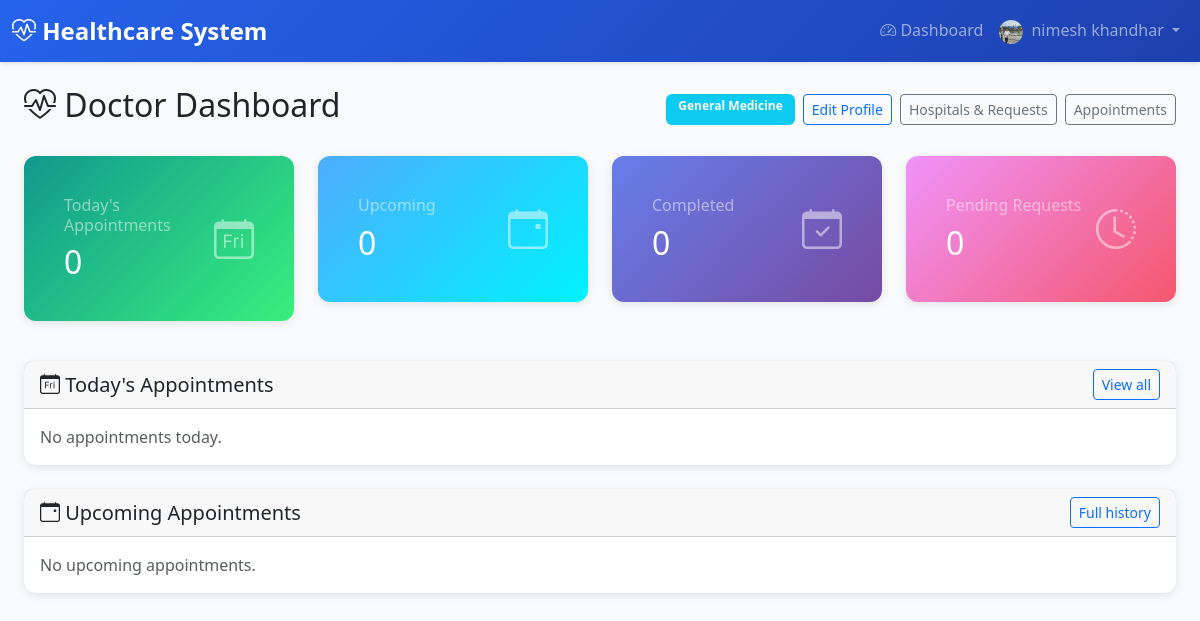
Before: /accounts/doctor/dashboard/ (signed in) with the older database file.
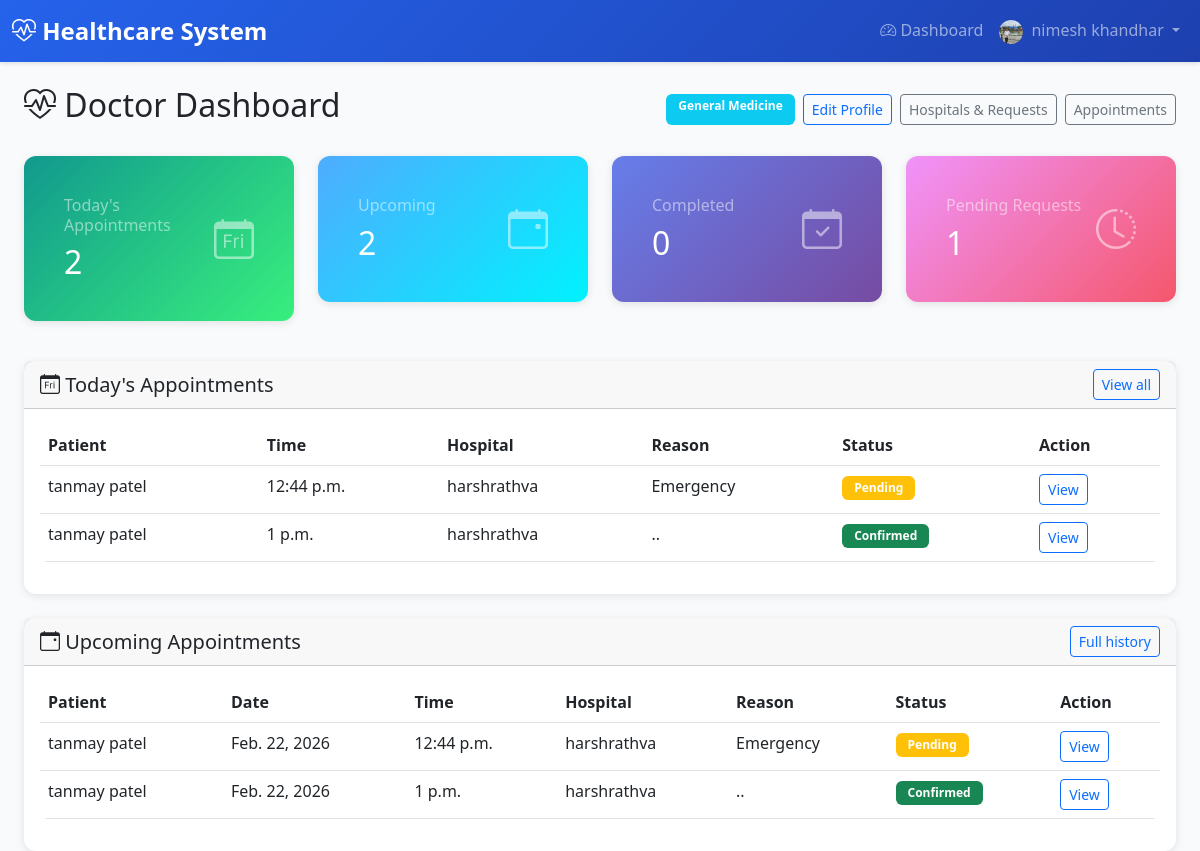
After: the same page with the newer database file.
### appointments/models.py (models this page shows, shortened)
class Appointment(models.Model):
    STATUS_CHOICES = [
        ('PENDING', 'Pending'),
        ('CONFIRMED', 'Confirmed'),
        ('CANCELLED', 'Cancelled'),
        ('COMPLETED', 'Completed'),
        ('RESCHEDULED', 'Rescheduled'),
    ]
    patient = models.ForeignKey(
        settings.AUTH_USER_MODEL,
        on_delete=models.CASCADE,
        related_name='patient_appointments',
        limit_choices_to={'role': 'PATIENT'}
    )
    doctor = models.ForeignKey(
        settings.AUTH_USER_MODEL,
        on_delete=models.CASCADE,
        related_name='doctor_appointments',
        limit_choices_to={'role': 'DOCTOR'}
    )
    hospital = models.ForeignKey(
        'hospitals.Hospital',
        on_delete=models.CASCADE,
        related_name='appointments',
        null=True,
        blank=True
    )
    appointment_date = models.DateField()
    appointment_time = models.TimeField()
    status = models.CharField(max_length=20, choices=STATUS_CHOICES, default='PENDING')
    is_emergency = models.BooleanField(default=False)
    reason = models.TextField(help_text="Reason for appointment")
    notes = models.TextField(blank=True, help_text="Additional notes")
    prescription = models.TextField(blank=True, help_text="Prescription details")
    created_at = models.DateTimeField(auto_now_add=True)
    updated_at = models.DateTimeField(auto_now=True)
    class Meta:
        db_table = 'appointments'
        verbose_name = 'Appointment'
        verbose_name_plural = 'Appointments'
        ordering = ['-appointment_date', '-appointment_time']

### accounts/models.py (models this page shows, shortened)
class User(AbstractUser):
    email = models.EmailField(unique=True)
    ROLE_CHOICES = [
        ('ADMIN', 'Admin'),
        ('DOCTOR', 'Doctor'),
        ('PATIENT', 'Patient'),
        ('HOSPITAL', 'Hospital'),
        ('HOSPITAL_ADMIN', 'Hospital Admin'),
    ]
    role = models.CharField(max_length=20, choices=ROLE_CHOICES, default='PATIENT')
    is_approved = models.BooleanField(default=False)  # For Doctor and Hospital approval
    phone_number = models.CharField(max_length=15, blank=True)
    address = models.TextField(blank=True)
    profile_picture = models.ImageField(upload_to='user_profiles/', blank=True, null=True)
    created_at = models.DateTimeField(auto_now_add=True)
    updated_at = models.DateTimeField(auto_now=True)
    class Meta:
        db_table = 'users'
        verbose_name = 'User'
        verbose_name_plural = 'Users'

### hospitals/models.py (models this page shows, shortened)
class Hospital(models.Model):
    user = models.OneToOneField(
        settings.AUTH_USER_MODEL,
        on_delete=models.CASCADE,
        related_name='hospital_profile'
    )
    name = models.CharField(max_length=200)
    registration_number = models.CharField(max_length=50, unique=True)
    address = models.TextField(blank=True)
    city = models.CharField(max_length=100, blank=True)
    state = models.CharField(max_length=100, blank=True)
    zip_code = models.CharField(max_length=10, blank=True)
    phone = models.CharField(max_length=15, blank=True)
    email = models.EmailField(blank=True)
    website = models.URLField(blank=True)
    description = models.TextField(blank=True)
    facilities = models.TextField(blank=True, help_text="Departments - comma separated")
    total_beds = models.PositiveIntegerField(default=0)
    available_beds = models.PositiveIntegerField(default=0)  # Kept for migration; use available_beds_count for dynamic
    logo = models.ImageField(upload_to='hospital_logos/', blank=True, null=True)
    verification_document = models.FileField(upload_to='hospital_verifications/', blank=True, null=True, help_text="Upload registration certificate or license for verification")
    created_at = models.DateTimeField(auto_now_add=True)
    updated_at = models.DateTimeField(auto_now=True)
    class Meta:
        db_table = 'hospitals'
        verbose_name = 'Hospital'
        verbose_name_plural = 'Hospitals'
        ordering = ['name']
    @property
    def available_beds_count(self):
        """Dynamically calculated: total_beds - occupied (do not edit; set total_beds only)"""
        return max(0, self.total_beds - self.occupied_beds_count)
    def get_available_beds_display(self):
        """For admin list_display (avoids property in admin)"""
        return self.available_beds_count
    get_available_beds_display.short_description = 'Available beds'

### accounts/views.py (the view)
# urls.py: path('doctor/dashboard/', views.DoctorDashboardView.as_view(), name='doctor_dashboard'),
class DoctorDashboardView(DoctorRequiredMixin, TemplateView):
    template_name = 'accounts/doctor_dashboard.html'
    def get_context_data(self, **kwargs):
        context = super().get_context_data(**kwargs)
        user = self.request.user
        doctor_profile = getattr(user, 'doctor_profile', None)
        today = timezone.now().date()
        base_qs = Appointment.objects.filter(doctor=user)
        context['today_appointments'] = base_qs.filter(appointment_date=today).count()
        context['today_appointments_list'] = base_qs.filter(
            appointment_date=today,
            status__in=['PENDING', 'CONFIRMED']
        ).select_related('patient', 'hospital').order_by('appointment_time')
        context['upcoming_appointments'] = base_qs.filter(
            appointment_date__gte=today,
            status__in=['PENDING', 'CONFIRMED']
        ).select_related('patient', 'hospital').order_by('appointment_date', 'appointment_time')[:10]
        context['total_completed_appointments'] = base_qs.filter(status='COMPLETED').count()
        context['pending_requests'] = base_qs.filter(status='PENDING').count()
        context['doctor_profile'] = doctor_profile
        context['pending_profile_requests'] = DoctorProfileUpdateRequest.objects.filter(
            doctor=doctor_profile, status='PENDING'
        ).count() if doctor_profile else 0
        return context

### accounts/mixins.py (called while the page is built)
    def dispatch(self, request, *args, **kwargs):
        if not request.user.is_authenticated:
            return self.handle_no_permission()
        if not request.user.is_active:
            from django.contrib.auth import logout
            logout(request)
            messages.error(request, 'Your account has been blocked. Please contact the administrator.')
            return redirect('accounts:login')
        if request.user.role not in self.allowed_roles:
            messages.error(request, "You don't have permission to access this page.")
            return redirect('accounts:dashboard_redirect')
        return super().dispatch(request, *args, **kwargs)

### templates/accounts/doctor_dashboard.html (shortened to what the changed rows need)
{% extends 'base.html' %}
{% block content %}
<div class="container-fluid">
    <div class="d-flex justify-content-between align-items-center mb-4 flex-wrap gap-2">
        <h2><i class="bi bi-heart-pulse"></i> Doctor Dashboard</h2>
    </div>
    <div class="row mb-4">
        <div class="col-md-3 mb-3">
            <div class="card stat-card success">
                <div class="card-body">
                    <div class="d-flex justify-content-between align-items-center">
                        <div>
                            <h6 class="text-white-50 mb-2">Today's Appointments</h6>
                            <h2 class="mb-0">{{ today_appointments }}</h2>
                        </div>
                    </div>
                </div>
            </div>
        </div>
        <div class="col-md-3 mb-3">
            <div class="card stat-card info">
                <div class="card-body">
                    <div class="d-flex justify-content-between align-items-center">
                        <div>
                            <h6 class="text-white-50 mb-2">Upcoming</h6>
                            <h2 class="mb-0">{{ upcoming_appointments|length }}</h2>
                        </div>
                    </div>
                </div>
            </div>
        </div>
        <div class="col-md-3 mb-3">
            <div class="card stat-card">
                <div class="card-body">
                    <div class="d-flex justify-content-between align-items-center">
                        <div>
                            <h2 class="mb-0">{{ total_completed_appointments }}</h2>
                        </div>
                    </div>
                </div>
            </div>
        </div>
        <div class="col-md-3 mb-3">
            <div class="card stat-card warning">
                <div class="card-body">
                    <div class="d-flex justify-content-between align-items-center">
                        <div>
                            <h6 class="text-white-50 mb-2">Pending Requests</h6>
                            <h2 class="mb-0">{{ pending_requests }}</h2>
                        </div>
                    </div>
                </div>
            </div>
        </div>
    </div>
    <div class="row mb-4">
        <div class="col-12">
            <div class="card">
                <div class="card-body">
                    {% if today_appointments_list %}
                    <div class="table-responsive">
                        <table class="table table-hover">
                            <thead>
                                <tr>
                                    <th>Patient</th>
                                    <th>Time</th>
                                    <th>Hospital</th>
                                    <th>Reason</th>
                                    <th>Status</th>
                                    <th>Action</th>
                                </tr>
                            </thead>
                            <tbody>
                                {% for apt in today_appointments_list %}
                                <tr>
                                    <td>{{ apt.patient.get_full_name|default:apt.patient.username }}</td>
                                    <td>{{ apt.appointment_time }}</td>
                                    <td>{{ apt.hospital.name|default:"—" }}</td>
                                    <td>{{ apt.reason|truncatewords:8 }}</td>
                                    <td><span class="badge bg-{% if apt.status == 'CONFIRMED' %}success{% else %}warning{% endif %}">{{ apt.get_status_display }}</span></td>
                                    <td><a href="{% url 'doctors:doctor_appointment_detail' apt.pk %}" class="btn btn-sm btn-outline-primary">View</a></td>
                                </tr>
                                {% endfor %}
                            </tbody>
                        </table>
                    </div>
                    {% else %}
                    <p class="text-muted mb-0">No appointments today.</p>
                    {% endif %}
                </div>
            </div>
        </div>
    </div>
    <div class="row">
        <div class="col-12">
            <div class="card">
                <div class="card-body">
                    {% if upcoming_appointments %}
                    <div class="table-responsive">
                        <table class="table table-hover">
                            <thead>
                                <tr>
                                    <th>Patient</th>
                                    <th>Date</th>
                                    <th>Time</th>
                                    <th>Hospital</th>
                                    <th>Reason</th>
                                    <th>Status</th>
                                    <th>Action</th>
                                </tr>
                            </thead>
                            <tbody>
                                {% for appointment in upcoming_appointments %}
                                <tr>
                                    <td>{{ appointment.patient.get_full_name|default:appointment.patient.username }}</td>
                                    <td>{{ appointment.appointment_date }}</td>
                                    <td>{{ appointment.appointment_time }}</td>
                                    <td>{{ appointment.hospital.name|default:"—" }}</td>
                                    <td>{{ appointment.reason|truncatewords:10 }}</td>
                                    <td>
                                        <span class="badge bg-{% if appointment.status == 'CONFIRMED' %}success{% elif appointment.status == 'PENDING' %}warning{% else %}secondary{% endif %}">
                                            {{ appointment.get_status_display }}
                                        </span>
                                    </td>
                                    <td><a href="{% url 'doctors:doctor_appointment_detail' appointment.pk %}" class="btn btn-sm btn-outline-primary">View</a></td>
                                </tr>
                                {% endfor %}
                            </tbody>
                        </table>
                    </div>
                    {% else %}
                    <p class="text-muted mb-0">No upcoming appointments.</p>
                    {% endif %}
                </div>
            </div>
        </div>
    </div>
</div>
{% endblock %}

Changed rows visible on the page:
added Appointment: patient.get_full_name "tanmay patel", appointment_time "12:44 p.m.", hospital.name "harshrathva", reason "Emergency", status "Pending", appointment_date "Feb. 22, 2026"
added Appointment: patient.get_full_name "tanmay patel", appointment_time "1 p.m.", hospital.name "harshrathva", reason "..", status "Confirmed", appointment_date "Feb. 22, 2026"
Other visible differences:
{{ today_appointments }}: "0" → "2"
{{ upcoming_appointments|length }}: "0" → "2"
{{ pending_requests }}: "0" → "1"
text no longer shown: "No appointments today. No upcoming appointments."
text now shown: "Patient Time Hospital Reason Status Action Patient Date Time Hospital Reason Status Action"
